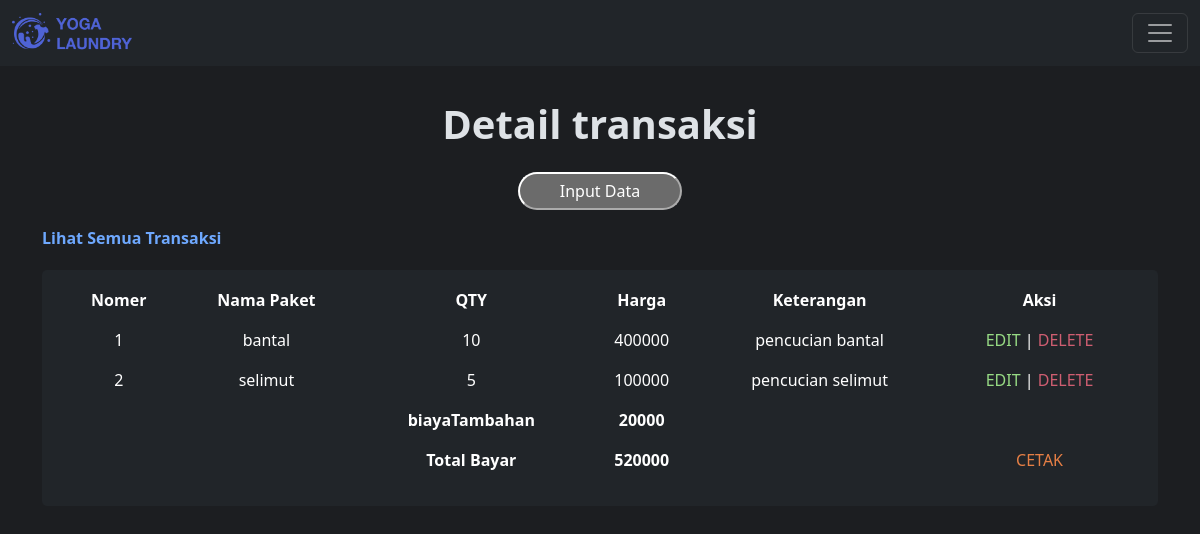
Page /php/view/control.php?page=detail_transaksi&id=6 (signed in) on the committed database.
### tables this page shows
CREATE TABLE `tb_detail_transaksi` (
  `id` int NOT NULL,
  `id_transaksi` int NOT NULL,
  `id_paket` int NOT NULL,
  `qty` double NOT NULL,
  `keterangan` text NOT NULL
);

CREATE TABLE `tb_paket` (
  `id` int NOT NULL,
  `id_outlet` int NOT NULL,
  `jenis` enum('kiloan','selimut','bed_cover','kaos','lain') NOT NULL,
  `nama_paket` varchar(100) NOT NULL,
  `harga` int NOT NULL
);

CREATE TABLE `tb_transaksi` (
  `id` int NOT NULL,
  `id_outlet` int NOT NULL,
  `kode_invoice` varchar(100) NOT NULL,
  `id_member` int NOT NULL,
  `tgl` datetime NOT NULL,
  `batas_waktu` datetime NOT NULL,
  `tgl_bayar` datetime NOT NULL,
  `biaya_tambahan` int NOT NULL,
  `diskon` double NOT NULL,
  `pajak` int NOT NULL,
  `status` enum('baru','proses','selesai','diambil') NOT NULL,
  `dibayar` enum('dibayar','belum_dibayar') NOT NULL,
  `id_user` int NOT NULL
);

### php/view/control.php (called while the page is built)
<?php
include_once "../template/header.php";
include_once "../template/content.php";
include_once "../template/footer.php";

### php/view/detail_transaksi.php (the view, shortened to what this page needs)
<?php
$id = $_GET['id'];
$tampil = mysqli_query($koneksi, "SELECT tb_detail_transaksi.*, tb_paket.harga, tb_paket.nama_paket,tb_transaksi.pajak,tb_transaksi.diskon,tb_transaksi.biaya_tambahan,tb_transaksi.status
FROM tb_detail_transaksi
INNER JOIN tb_paket ON tb_detail_transaksi.id_paket = tb_paket.id
INNER JOIN tb_transaksi ON tb_detail_transaksi.id_transaksi = tb_transaksi.id
WHERE id_transaksi = $id;
");
$no = 1;
?>
<div class="view-container">
  <h1 class="fw-bold">Detail transaksi</h1>
  <a href="./control.php?page=add_detail_transaksi&id=<?= $_GET['id']; ?>">
    <button class="view-button">Input Data</button>
  </a>
  <div class="container">
    <a class="fw-bold" href="./control.php?page=view_transaksi">Lihat Semua Transaksi</a>
    <div class="table-container">
      <table class="table table-borderless table-hover">
        <thead class="table-header text-center">
          <th>Nomer</th>
          <th>Nama Paket</th>
          <th>QTY</th>
          <th>Harga</th>
          <th>Keterangan</th>
          <th>Aksi</th>
        </thead>
        <?php
        $totalBayar = 0;
        while ($hasil = mysqli_fetch_array($tampil)) {
          $id_transaksi = $hasil['id_transaksi'];
          $pajak = $hasil['pajak'];
          $diskon = $hasil['diskon'];
          $biayaTambahan = $hasil['biaya_tambahan'];
          $totalBayar += $hasil['harga'] * $hasil['qty'];
          $hasilDiskon = $totalBayar * ($diskon / 100);
          $totalHasil = $totalBayar + $biayaTambahan - $hasilDiskon + $pajak;
        ?>
          <tr class="text-center">
            <td><?= $no++ ?></td>
            <td><?= $hasil['nama_paket']; ?></td>
            <td><?= $hasil['qty']; ?></td>
            <td><?= $hasil['harga'] * $hasil['qty']; ?></td>
            <td><?= $hasil['keterangan']; ?></td>
            <td>
              <div class="action-container">
                <a style="color:#97db84;" href="./control.php?page=update_detail_transaksi&id=<?= $hasil['id']; ?>">EDIT</a> | <a style="color:#cf5e71" href="../delete/delete_detail_transaksi.php?id=<?= $hasil['id']; ?>">DELETE
              </div>
            </td>
          </tr>
        <?php } ?>
        <?php if ($biayaTambahan ?? 0) : ?>
          <tr class="text-center">
            <td></td>
            <td></td>
            <td class="fw-bold">biayaTambahan</td>
            <td class="fw-bold"><?= $biayaTambahan ?? 0; ?></td>
            <td></td>
            <td></td>
          </tr>
        <?php endif; ?>
        <tr class="text-center">
          <td></td>
          <td></td>
          <td class="fw-bold">Total Bayar</td>
          <td class="fw-bold"><?= $totalHasil ?? 0; ?></td>
          <td></td>
          <td>
            <?php $cekHasilCetak = mysqli_num_rows($tampil);
            if ($cekHasilCetak >= 1) :
            ?>
              <a style="color:#e67f45;" href="./control.php?page=cetak_transaksi&id=<?= $id_transaksi; ?>">CETAK</a>
            <?php else : ?>
              <p>Tidak ada data untuk dicetak</p>
            <?php endif; ?>
          </td>
        </tr>
      </table>
    </div>
  </div>
</div>

### style/style.css (style rules this page uses)
body { background-color: #1c1e21 !important; }
.table-container { background-color: #212529; border-radius: 5px; padding: 10px 20px; margin: 20px 0; }
.view-container { display: flex; flex-direction: column; align-items: center; gap: 1rem; padding: 100px 0; }
.view-button { border-radius: 150px; padding: 5px 40px; }

### php/template/header.php (style rules this page uses)
* { text-decoration: none !important; }

### rows in the picture
tb_detail_transaksi: id_paket.nama_paket "bantal", qty "10", $hasil['harga'] * $hasil['qty'] "400000", keterangan "pencucian bantal"
tb_detail_transaksi: id_paket.nama_paket "selimut", qty "5", $hasil['harga'] * $hasil['qty'] "100000", keterangan "pencucian selimut"
tb_transaksi: biaya_tambahan "20000", totalHasil "520000"
